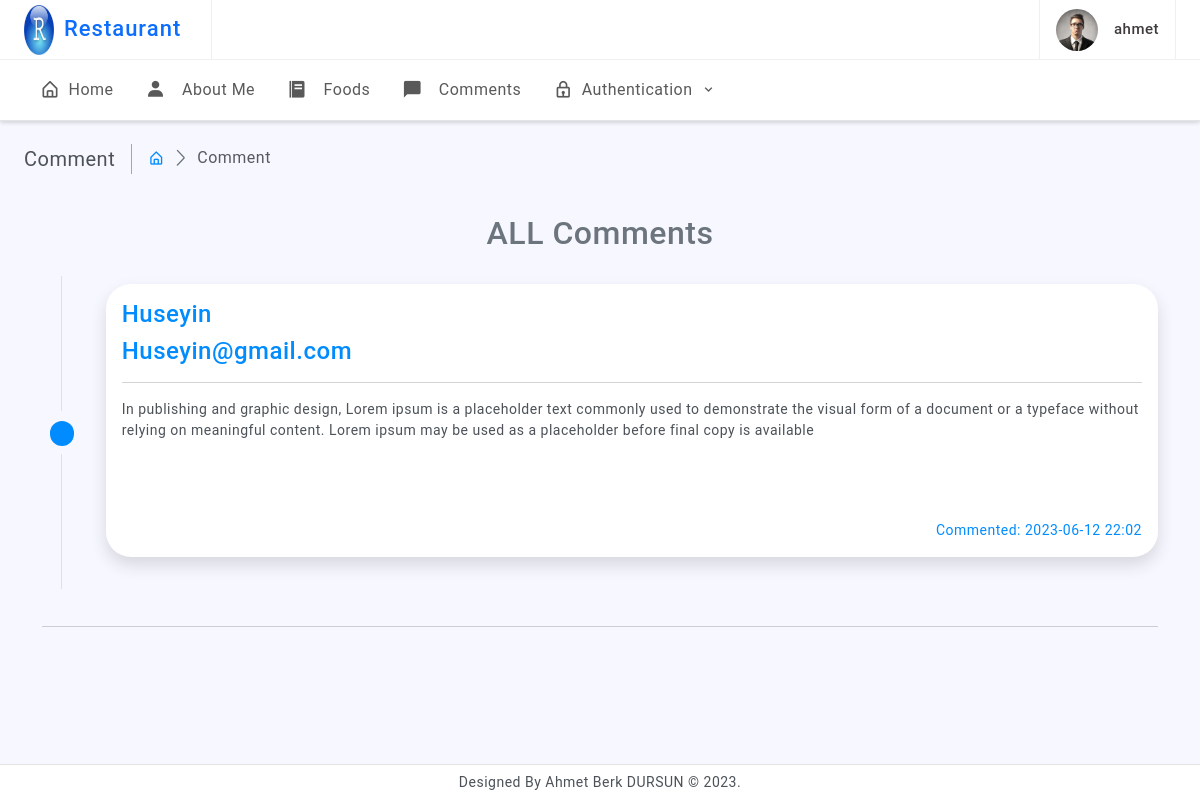
The app's page /commetns (signed in) with its own data.
### Comments/models.py (models this page shows, shortened)
class Comment(models.Model):
    restaurant              = models.ForeignKey(Restaurants, on_delete=models.CASCADE, blank=False, null=False)
    name                    = models.CharField(max_length=64, blank=False, null=False)
    email                   = models.EmailField(max_length=128, blank=False, null=False)
    description             = models.TextField()
    date                    = models.DateTimeField(auto_now_add=True)
    waiter                  = models.IntegerField(default=1, validators=[MinValueValidator(1), MaxValueValidator(10)])
    park                    = models.IntegerField(default=1, validators=[MinValueValidator(1), MaxValueValidator(10)])
    comfortable             = models.IntegerField(default=1, validators=[MinValueValidator(1), MaxValueValidator(10)])
    air_condition           = models.IntegerField(default=1, validators=[MinValueValidator(1), MaxValueValidator(10)])
    cleaning                = models.IntegerField(default=1, validators=[MinValueValidator(1), MaxValueValidator(10)])
    flavor                  = models.IntegerField(default=1, validators=[MinValueValidator(1), MaxValueValidator(10)])
    price                   = models.IntegerField(default=1, validators=[MinValueValidator(1), MaxValueValidator(10)])
    menu_variety            = models.IntegerField(default=1, validators=[MinValueValidator(1), MaxValueValidator(10)])

### Comments/views.py (the view)
# urls.py: path('commetns', comment, name='comment'),
def comment(request):
    context = {
        'comments': Comment.objects.order_by("-date").all()
    }
    return render(request, 'comments/all_comments.html', context)

### templates/comments/all_comments.html (shortened to what this page needs)
{% extends 'base.html' %}
{% load static %}
{% block content %}
    <div class="page-wrapper">
        <div class="page-content">
            <div class="page-breadcrumb d-none d-sm-flex align-items-center mb-3">
                <div class="breadcrumb-title pe-3">Comment</div>
                <div class="ps-3">
                    <nav aria-label="breadcrumb">
                        <ol class="breadcrumb mb-0 p-0">
                            <li class="breadcrumb-item"><a href="{% url 'index' %}"><i class="bx bx-home-alt"></i></a>
                            </li>
                            <li class="breadcrumb-item active" aria-current="page">Comment</li>
                        </ol>
                    </nav>
                </div>
            </div>
            <div class="">
                <div class="">
                    <div class="container py-2">
                        {% if comments %}
                            <h2 class="font-weight-light text-center text-muted py-3">ALL Comments</h2>
                        {% else %}
                            <h2 class="font-weight-light text-center text-muted py-3">There Are No Comments</h2>
                        {% endif %}
                        {% for comment in comments %}
                            <div class="row">
                                <div class="col-auto text-center flex-column d-none d-sm-flex">
                                    <div class="row h-50">
                                        <div class="col border-end">&nbsp;</div>
                                        <div class="col">&nbsp;</div>
                                    </div>
                                    <h5 class="m-2">
                                        <span class="badge rounded-pill bg-primary">&nbsp;</span>
                                    </h5>
                                    <div class="row h-50">
                                        <div class="col border-end">&nbsp;</div>
                                        <div class="col">&nbsp;</div>
                                    </div>
                                </div>
                                <div class="col py-2">
                                    <div class="card border-primary shadow radius-15"
                                         style="border-radius: 25px">
                                        <div class="card-body">
                                            <h4 class="card-title text-primary">{{ comment.name }}</h4>
                                            <h4 class="card-title text-primary">{{ comment.email }}</h4>
                                            <hr>
                                            <p class="card-text">
                                                {{ comment.description }}
                                            </p>
                                            <br> <br><br>
                                            <div class="float-end text-primary">
                                                Commented: {{ comment.date|date:'Y-m-d H:i' }}</div>
                                        </div>
                                    </div>
                                </div>
                            </div>
                            <br>
                            <hr> <br>
                        {% endfor %}
                    </div>
                </div>
            </div>
        </div>
    </div>
{% endblock %}

### templates/base.html (shortened to what this page needs)
{% load static %}
<!doctype html>
<html lang="en">
<head>
    <link href="{% static 'assets/plugins/vectormap/jquery-jvectormap-2.0.2.css' %}" rel="stylesheet"/>
    <link href="{% static 'assets/plugins/simplebar/css/simplebar.css' %}" rel="stylesheet"/>
    <link href="{% static 'assets/plugins/perfect-scrollbar/css/perfect-scrollbar.css' %}" rel="stylesheet"/>
    <link href="{% static 'assets/css/pace.min.css' %}" rel="stylesheet"/>
    <link href="{% static 'assets/css/bootstrap.min.css' %}" rel="stylesheet">
    <link href="{% static 'assets/css/bootstrap-extended.css' %}" rel="stylesheet">
    <link href="{% static 'assets/css/app.css' %}" rel="stylesheet">
    <link href="{% static 'assets/css/icons.css' %}" rel="stylesheet">
    <link rel="stylesheet" href="{% static 'assets/css/dark-theme.css' %}"/>
    <link rel="stylesheet" href="{% static 'assets/css/semi-dark.css' %}"/>
    <link rel="stylesheet" href="{% static 'assets/css/header-colors.css' %}"/>
</head>
<body>
<div class="wrapper">
    <div class="header-wrapper">
        <header>
            <div class="topbar d-flex align-items-center">
                <nav class="navbar navbar-expand gap-3">
                    <div class="topbar-logo-header d-none d-lg-flex">
                        <div class="">
                            <a href="{% url 'index' %}"><img src="{% static 'assets/images/r_logo.jpeg' %}" height="50px"
                                                             width="50px" class="logo-icon" alt="logo icon"></a>
                        </div>
                        <div class="">
                            <a href="{% url 'index' %}"><h4 class="logo-text">Restaurant</h4></a>
                        </div>
                    </div>
                    <div class="user-box dropdown px-3">
                        <a class="d-flex align-items-center nav-link dropdown-toggle gap-3 dropdown-toggle-nocaret"
                           href="#" role="button" data-bs-toggle="dropdown" aria-expanded="false">
                            <img src="{% static 'assets/images/avatars/avatar-9.png' %}" class="user-img"
                                 alt="user avatar">
                            {% if user.is_authenticated %}
                                <div class="user-info">
                                <p class="user-name mb-0">{{ user.username }}</p>
                            </div>
                            {% endif %}
                        </a>
                    </div>
                </nav>
            </div>
        </header>
        <div class="primary-menu">
            <nav class="navbar navbar-expand-lg align-items-center">
                <div class="offcanvas offcanvas-start" tabindex="-1" id="offcanvasNavbar"
                     aria-labelledby="offcanvasNavbarLabel">
                    <div class="offcanvas-body">
                        <ul class="navbar-nav align-items-center flex-grow-1">
                            <li class="nav-item dropdown">
                                <a class="nav-link dropdown-toggle dropdown-toggle-nocaret" href="javascript:;"
                                   data-bs-toggle="dropdown">
                                    <div class="parent-icon">
                                    </div>
                                    <div class="menu-title d-flex align-items-center">Home</div>
                                    <div class="ms-auto dropy-icon">Home</div>
                                </a>
                            </li>
                        </ul>
                    </div>
                </div>
            </nav>
        </div>
        <div class="primary-menu">
            <nav class="navbar navbar-expand-lg align-items-center">
                <div class="offcanvas offcanvas-start" tabindex="-1" id="offcanvasNavbar"
                     aria-labelledby="offcanvasNavbarLabel">
                    <div class="offcanvas-body">
                        <ul class="navbar-nav align-items-center flex-grow-1">
                            <li class="nav-item">
                                <a href="{% url 'index' %}" class="nav-link " href="javascript:;">
                                    <div class="parent-icon"><i class='bx bx-home-alt'></i>
                                    </div>
                                    <div class="menu-title d-flex align-items-center">Home</div>
                                </a>
                            </li>
                            <li class="nav-item dropdown">
                                <a class="nav-link" href="{% url 'aboutMe' %}"
                                >
                                    <div class="parent-icon"><i class='bx bxs-user me-2'></i>
                                    </div>
                                    <div class="menu-title d-flex align-items-center">About Me</div>
                                </a>
                            </li>
                            <li class="nav-item dropdown">
                                <a class="nav-link" href="{% url 'food' %}">
                                    <div class="parent-icon"><i class='bx bxs-food-menu me-2'></i>
                                    </div>
                                    <div class="menu-title d-flex align-items-center">Foods</div>
                                </a>
                            </li>
                            <li class="nav-item dropdown">
                                <a class="nav-link" href="{% url 'comment' %}"
                                >
                                    <div class="parent-icon"><i class='bx bxs-comment me-2'></i>
                                    </div>
                                    <div class="menu-title d-flex align-items-center">Comments</div>
                                </a>
                            </li>
                            <li class="nav-item dropdown">
                                <a class="nav-link dropdown-toggle dropdown-toggle-nocaret" href="javascript:;"
                                   data-bs-toggle="dropdown">
                                    <div class="parent-icon"><i class='bx bx-lock'></i>
                                    </div>
                                    <div class="menu-title d-flex align-items-center">Authentication</div>
                                    <div class="ms-auto dropy-icon"><i class='bx bx-chevron-down'></i></div>
                                </a>
                            </li>
                        </ul>
                    </div>
                </div>
            </nav>
        </div>
    </div>
    {% block content %}
    {% endblock %}
    <footer class="page-footer">
        <p class="mb-0">Designed By Ahmet Berk DURSUN © 2023.</p>
    </footer>
</div>
</body>
</html>

### static/assets/css/app.css (style rules this page uses)
body { font-size: 14px; color: #4c5258; letter-spacing: 0.5px; background-color: #f7f7ff; font-family: 'Roboto', sans-serif; }
a { text-decoration: none; }
.wrapper { width: 100%; position: relative; }
.topbar-logo-header { width: auto; align-items: center; padding: 0 30px 0 0; height: 60px; border-right: 1px solid #f0f0f0; }
.logo-icon { width: 30px; }
.logo-text { font-size: 22px; margin-left: 10px; margin-bottom: 0; letter-spacing: 1px; color: #0d6efd; }
.topbar { position: fixed; top: 0; left: 0; right: 0; height: 60px; background: #ffffff; border-bottom: 1px solid #f0f0f0; z-index: 10; }
.topbar .navbar { width: 100%; height: 60px; padding-left: 1.5rem; padding-right: 1.5rem; }
.page-wrapper { height: 100%; margin-top: 120px; margin-bottom: 30px; margin-left: 0px; }
.page-content { padding: 1.5rem; }
.page-footer { background: #ffffff; left: 0px; right: 0; bottom: 0; position: fixed; text-align: center; padding: 7px; font-size: 14px; border-top: 1px solid #e4e4e4; z-index: 3; }
.primary-menu .navbar .navbar-nav .nav-item { width: 100%; }
.primary-menu .navbar .navbar-nav a.nav-link { display: flex; align-items: center; justify-content: start; gap: 0.5rem; font-size: 16px; border-radius: 0; padding: 0.25rem 1rem; margin: 2px 0rem; border-bottom: 1px solid #e3e3e3; }
.primary-menu .navbar .navbar-nav a.nav-link:first-child { margin-left: 0; }
.primary-menu .navbar .navbar-nav a.nav-link:last-child { margin-right: 0; }
.primary-menu .navbar .navbar-nav a .parent-icon { font-size: 20px; }
@media screen and (min-width:992px) { .primary-menu .navbar .navbar-nav a.nav-link { border-radius: 6px; margin: 0px 0.3rem; border-bottom: 0px solid #e3e3e3; } }
@media screen and (min-width:992px) { .primary-menu .navbar { position: fixed; top: 60px; right: 0; left: 0; z-index: 9; border-bottom: 1px solid #e4e4e4; box-shadow: 0 .125rem .25rem rgba(0, 0, 0, .075)!important; background: #ffffff; padding: 10px 1.5rem; } }
@media screen and (min-width:992px) { .primary-menu .navbar .navbar-nav .nav-item { width: auto; } }
.breadcrumb-title { font-size: 20px; border-right: 1.5px solid #aaa4a4; }
.page-breadcrumb .breadcrumb li.breadcrumb-item { font-size: 16px; }
.page-breadcrumb .breadcrumb-item+.breadcrumb-item::before { display: inline-block; padding-right: .5rem; color: #6c757d; font-family: 'LineIcons'; content: "\ea5c"; }
.radius-15 { border-radius: 15px; }
.dropend .dropdown-toggle-nocaret:after, .dropdown-toggle-nocaret:after { display: none }
.user-img { width: 42px; height: 42px; border-radius: 50%; border: 0 solid #e5e5e5; padding: 0; }
.user-info .user-name { font-size: 15px; font-weight: 500; color: #413c3c; }
.user-box { display: flex; align-items: center; height: 60px; border-left: 1px solid #f0f0f0; border-right: 1px solid #f0f0f0; }

### records on screen
Comment: name "Huseyin", email "Huseyin@gmail.com", description "In publishing and graphic design, Lorem ipsum is a placeholder text commonly used to demonstrate the visual form of a document or a typeface without relying on meaningful content. Lorem ipsum may be used as a placeholder before final copy is available", date "2023-06-12 22:02"

### other values on screen
{{ user.username }} "ahmet"
